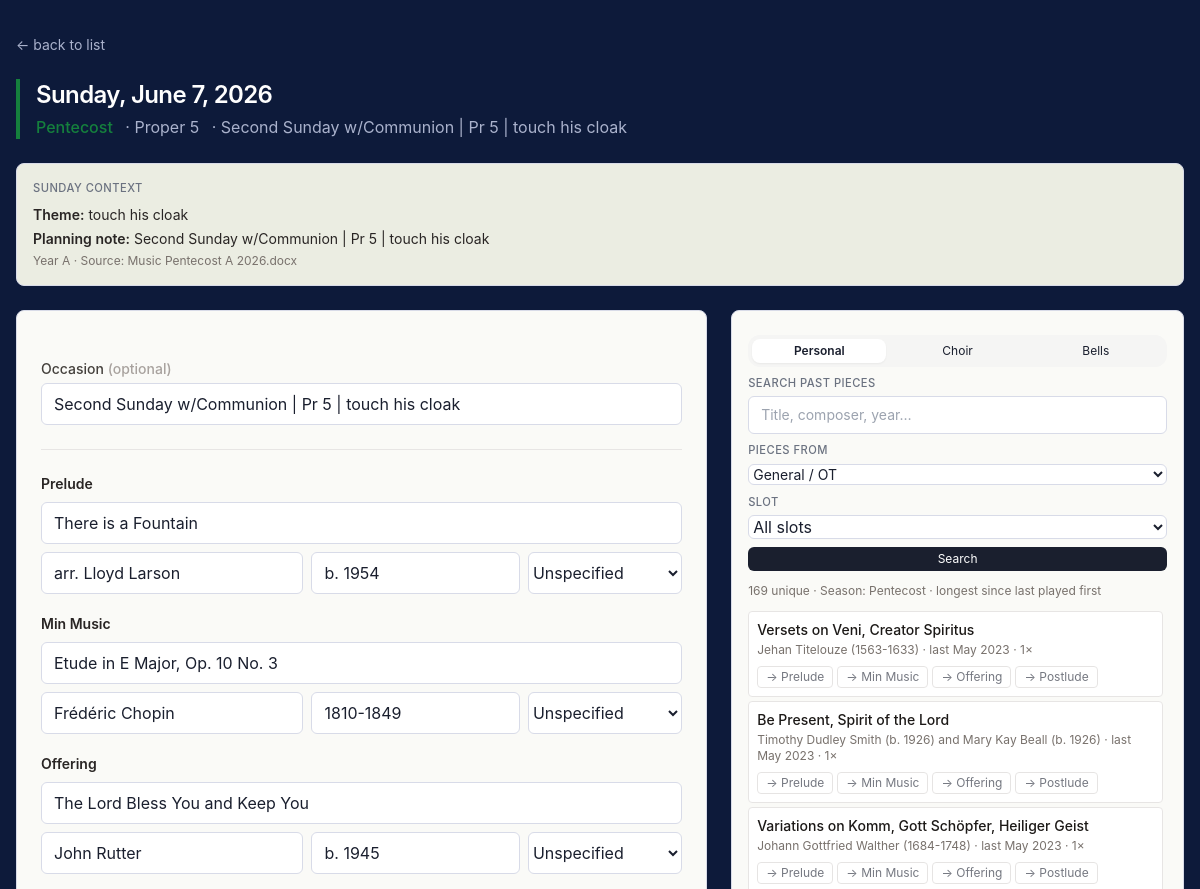
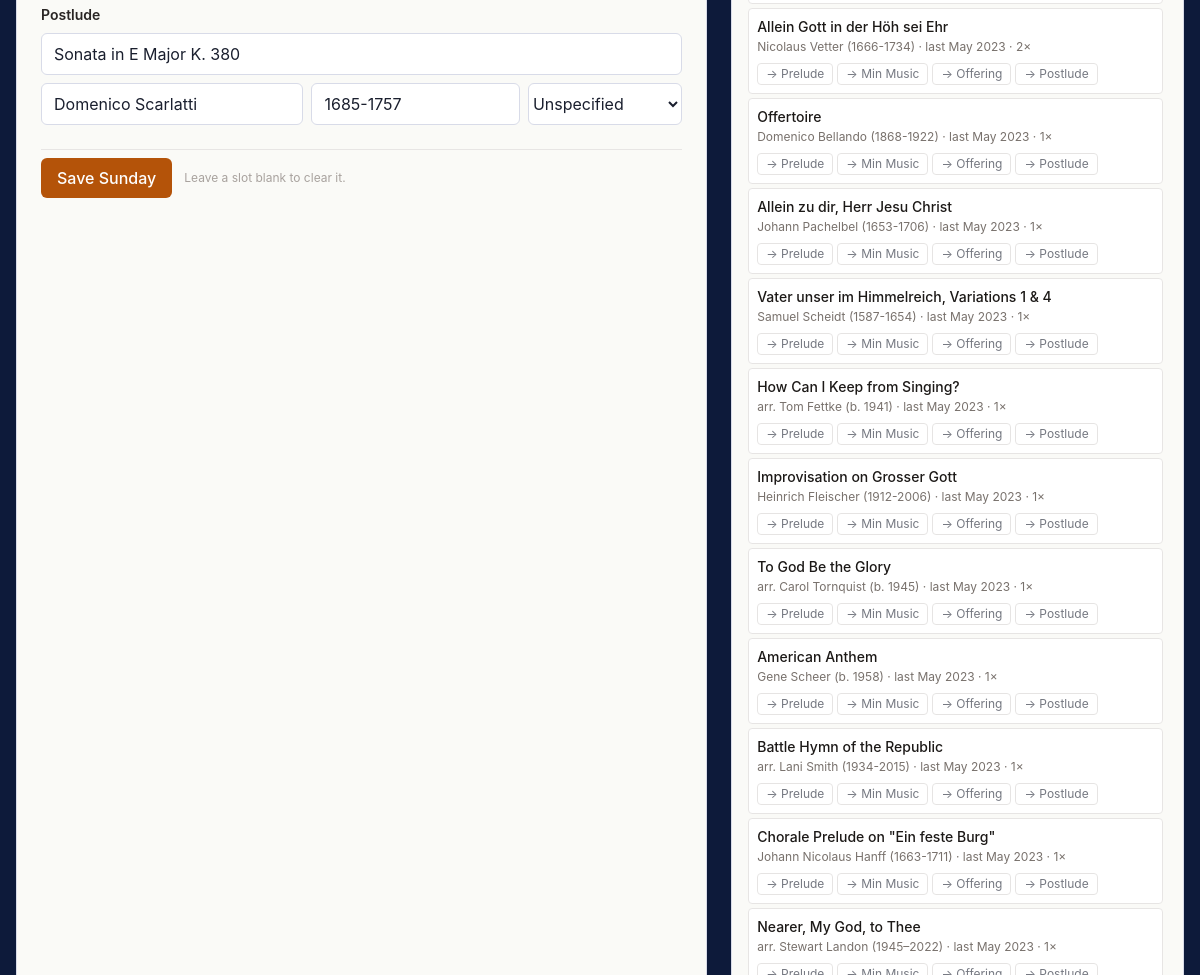
The app's page /plan/2026-06-07 with its own data (2 pictures, top to bottom).
### tables this page shows
CREATE TABLE pieces (
            id INTEGER PRIMARY KEY AUTOINCREMENT,
            season TEXT, lectionary_year TEXT, calendar_year INTEGER,
            date TEXT, occasion TEXT, slot TEXT, performer TEXT,
            chosen_by TEXT, title TEXT, composer TEXT, composer_dates TEXT,
            hymn_no TEXT, flag TEXT, source_file TEXT,
            status TEXT DEFAULT 'played'
        , library_only INTEGER DEFAULT 0);

### music_picker/routes.py (the view, shortened to what this page needs)
@bp.route('/plan/<iso>', methods=['GET', 'POST'])
def plan(iso):
    try:
        y, m, d = [int(x) for x in iso.split('-')]
        the_date = date_class(y, m, d)
    except (ValueError, TypeError):
        abort(404)
    date_str, year = iso_to_db_parts(iso)
    form_season = season_for_date(the_date)
    rows = get_db().execute("SELECT * FROM pieces WHERE calendar_year=? AND date=?", (year, date_str)).fetchall()
    slot_data = {s: {'title': '', 'composer': '', 'composer_dates': '', 'performer': 'Unspecified'} for s in SLOTS}
    hymns = []
    occasion = ''
    for r in rows:
        if is_library(r):
            continue
        if r['slot'] == 'Hymn':
            hymns.append({'title': r['title'], 'hymn_no': r['hymn_no']})
        elif r['slot'] in SLOTS and r['chosen_by'] == 'Michael':
            slot_data[r['slot']] = {'title': r['title'], 'composer': r['composer'],
                                    'composer_dates': r['composer_dates'], 'performer': r['performer'] or 'Unspecified'}
        if r['occasion'] and not occasion:
            occasion = r['occasion']
    filter_season_raw = request.args.get('filter_season')
    if filter_season_raw is None:
        filter_season = form_season
    elif filter_season_raw == '__all__':
        filter_season = ''
    else:
        filter_season = filter_season_raw
    filter_slot = request.args.get('filter_slot', '')
    filter_occasion = request.args.get('filter_occasion', '')
    sidebar_library = request.args.get('library', 'personal')
    if sidebar_library not in ('personal', 'choir', 'bells'):
        sidebar_library = 'personal'
    search_q = request.args.get('q', '').strip()
    show_all = request.args.get('all_past') == '1'
    limit = None if show_all else 25
    past_pieces, past_total = get_past_pieces_for_season(
        filter_season if filter_season else None,
        search_q=search_q,
        limit=limit,
        slot=filter_slot,
    )
    choir_rows = []
    bell_rows = []
    choir_total = 0
    bell_total = 0
    past_truncated = (not show_all) and past_total > 25
    occasion_options = [r[0] for r in get_db().execute("""
        SELECT DISTINCT occasion_filter
        FROM choir_library
        WHERE active=1
          AND occasion_filter IS NOT NULL
          AND occasion_filter != ''
        ORDER BY occasion_filter COLLATE NOCASE
    """).fetchall()]
    liturgical = liturgical_name(the_date)
    sunday_theme = get_theme_for_date(the_date, liturgical_name=liturgical, season=form_season)
    return render_template('plan.html', iso=iso, display_date=the_date.strftime('%A, %B %-d, %Y'),
        slot_data=slot_data, slot_names=SLOTS, hymns=hymns, occasion=occasion, form_season=form_season,
        seasons=SEASONS, performers=PERFORMERS, filter_season=filter_season,
        filter_slot=filter_slot, filter_occasion=filter_occasion, sidebar_library=sidebar_library, search_q=search_q,
        past_pieces=past_pieces, past_total=past_total, past_truncated=past_truncated,
        choir_rows=choir_rows, choir_total=choir_total, occasion_options=occasion_options,
        bell_rows=bell_rows, bell_total=bell_total,
        season_palette=season_palette, liturgical=liturgical, sunday_theme=sunday_theme)

### music_picker/templates/plan.html (shortened to what this page needs)
<!doctype html>
<html lang="en">
<head>
  <script src="https://cdn.tailwindcss.com"></script>
</head>
<body>
<div class="max-w-7xl mx-auto px-4 py-8">
  <a href="/" class="text-on-dark-muted hover:text-on-dark text-sm mb-6 inline-block">← back to list</a>
  {% set p = season_palette(form_season) %}
  <header class="mb-6 pl-4" style="border-left: 4px solid {{ p.accent }};">
    <h1 class="text-2xl font-semibold tracking-tight text-on-dark">{{ display_date }}</h1>
    <p class="mt-1">
      <span class="font-medium" style="color: {{ p.accent }};">{{ p.label }}</span>
      {% if liturgical %}<span class="ml-2 text-on-dark-muted">· {{ liturgical }}</span>{% endif %}
      {% if occasion %}<span class="ml-2 text-on-dark-muted">· {{ occasion }}</span>{% endif %}
    </p>
  </header>
  {% if sunday_theme %}
  <section class="card mb-6 p-4" style="background: var(--bg-card-subtle);">
    <h2 class="label-tiny mb-2">Sunday context</h2>
    <div class="text-sm text-stone-800 space-y-1">
      {% if sunday_theme.theme %}
      <p><span class="font-semibold">Theme:</span> {{ sunday_theme.theme }}</p>
      {% endif %}
      {% if sunday_theme.planning_note and sunday_theme.planning_note != sunday_theme.theme %}
      <p><span class="font-semibold">Planning note:</span> {{ sunday_theme.planning_note }}</p>
      {% endif %}
      <p class="text-xs text-stone-500">
        {% if sunday_theme.lectionary_year %}Year {{ sunday_theme.lectionary_year }}{% endif %}
        {% if sunday_theme.source %}{% if sunday_theme.lectionary_year %} · {% endif %}Source: {{ sunday_theme.source }}{% endif %}
      </p>
    </div>
  </section>
  {% endif %}
  <div class="grid grid-cols-1 lg:grid-cols-5 gap-6">
    <form method="post" class="card lg:col-span-3 space-y-6 p-6">
      <div>
        <label class="block text-sm font-medium text-stone-700 mb-1">Occasion <span class="text-stone-400">(optional)</span></label>
        <input type="text" name="occasion" value="{{ occasion or '' }}" class="w-full">
      </div>
      <div class="border-t border-stone-200 pt-6 space-y-5">
        {% for slot in slot_names %}
        <div>
          <label class="block text-sm font-semibold text-stone-800 mb-2">{{ slot }}</label>
          <div class="space-y-2">
            <input type="text" id="title_{{ slot }}" name="title_{{ slot }}" value="{{ slot_data[slot].title or '' }}" placeholder="Title" class="w-full">
            <div class="grid grid-cols-12 gap-2">
              <input type="text" id="composer_{{ slot }}" name="composer_{{ slot }}" value="{{ slot_data[slot].composer or '' }}" placeholder="Composer" class="col-span-5">
              <input type="text" id="composer_dates_{{ slot }}" name="composer_dates_{{ slot }}" value="{{ slot_data[slot].composer_dates or '' }}" placeholder="Dates, e.g. 1685-1750" class="col-span-4">
              <select name="performer_{{ slot }}" class="col-span-3">
                {% for pf in performers %}<option value="{{ pf }}" {% if pf == slot_data[slot].performer %}selected{% endif %}>{{ pf }}</option>{% endfor %}
              </select>
            </div>
          </div>
        </div>
        {% endfor %}
      </div>
      <div class="pt-2 border-t border-stone-200 flex items-center gap-3">
        <button type="submit" class="btn-primary">Save Sunday</button>
        <p class="text-xs text-stone-400">Leave a slot blank to clear it.</p>
      </div>
    </form>
    <aside class="lg:col-span-2">
      <div class="lg:sticky lg:top-4 card p-4">
        <form id="sidebar-form" method="get" class="mb-3 space-y-2">
          <div id="sidebar-library-tabs" class="grid grid-cols-3 gap-1 rounded-xl bg-stone-100 p-1">
            <button type="button" data-library-tab="personal" class="library-tab rounded-lg px-2 py-1 text-xs {% if sidebar_library == 'personal' %}bg-white shadow-sm font-semibold{% endif %}">Personal</button>
            <button type="button" data-library-tab="choir" class="library-tab rounded-lg px-2 py-1 text-xs {% if sidebar_library == 'choir' %}bg-white shadow-sm font-semibold{% endif %}">Choir</button>
            <button type="button" data-library-tab="bells" class="library-tab rounded-lg px-2 py-1 text-xs {% if sidebar_library == 'bells' %}bg-white shadow-sm font-semibold{% endif %}">Bells</button>
          </div>
          <div>
            <label class="label-tiny block mb-1">Search past pieces</label>
            <input type="text" name="q" value="{{ search_q or '' }}" placeholder="Title, composer, year…" class="text-sm w-full">
          </div>
          <div>
            <label class="label-tiny block mb-1">Pieces from</label>
            <select name="filter_season" class="text-sm w-full">
              {% for s in seasons %}
                <option value="{{ s }}" {% if s == filter_season %}selected{% endif %}>
                  {% if s == 'Pentecost' %}General / OT{% else %}{{ s }}{% endif %}
                </option>
              {% endfor %}
            </select>
          </div>
          <div>
            <label class="label-tiny block mb-1">Slot</label>
            <select name="filter_slot" class="w-full">
              <option value="">All slots</option>
            </select>
          </div>
          <div class="flex gap-2">
            <button type="submit" class="btn-dark flex-1 text-xs py-1">Search</button>
          </div>
        </form>
        <p id="sidebar-count" class="text-xs text-stone-500 mb-3">
          {% if sidebar_library == 'choir' %}
            {{ choir_total }} choir pieces{% if search_q %} · matching "{{ search_q }}"{% endif %}{% if filter_occasion %} · Occasion: {{ filter_occasion }}{% endif %}
          {% elif sidebar_library == 'bells' %}
            {{ bell_total }} bell pieces{% if search_q %} · matching "{{ search_q }}"{% endif %}
          {% else %}
            {{ past_total }} unique
            {% if filter_season %} · Season: {{ filter_season }}{% else %} · All seasons{% endif %}
            · longest since last played first
          {% endif %}
        </p>
        <div id="past-list" class="space-y-1 max-h-[70vh] overflow-y-auto pr-1">
          {% if sidebar_library == 'choir' %}
            {% for p in choir_rows %}
            <div class="text-sm border border-stone-200 rounded p-2 group bg-white"
                 data-title="{{ p.title }}"
                 data-composer="{{ p.composer }}"
                 data-dates=""
                 data-ensemble="Chancel Choir">
              <div class="font-medium text-stone-900">{{ p.title }}</div>
              <div class="text-xs text-stone-500 mt-0.5">
                {{ p.composer or '—' }}
                {% if p.voicing %} · {{ p.voicing }}{% endif %}
                {% if p.season_filter %}
                  · {% if p.season_filter == 'Pentecost' %}General / OT{% else %}{{ p.season_filter }}{% endif %}
                {% endif %}
                {% if p.occasion_filter %} · {{ p.occasion_filter }}{% elif p.season and p.season != p.season_filter %} · {{ p.season }}{% endif %}
              </div>
              <div class="text-xs text-stone-400">
                {% if p.style %}{{ p.style }}{% endif %}
                {% if p.copies %} · Copies: {{ p.copies }}{% endif %}
              </div>
              <div class="flex flex-wrap gap-1 mt-2 opacity-60 group-hover:opacity-100 transition">
                {% for slot in slot_names %}
                  <button type="button" class="fill-btn text-xs px-2 py-0.5 rounded border border-stone-300 hover:border-amber-400 hover:text-amber-800" data-target="{{ slot }}">→ {{ slot }}</button>
                {% endfor %}
              </div>
            </div>
            {% endfor %}
            {% if not choir_rows %}<p class="text-sm text-stone-400 text-center py-6">No choir matches.</p>{% endif %}
          {% else %}
            {% for p in past_pieces %}
            <div class="text-sm border border-stone-200 rounded p-2 group" style="background: #fff;"
                 data-title="{{ p.title }}"
                 data-composer="{{ p.composer }}"
                 data-dates="{{ p.composer_dates }}"
                 data-ensemble="Michael">
              <div class="font-medium text-stone-900">
                {{ p.title }}
              </div>
              <div class="text-xs text-stone-500 mt-0.5">
                {{ p.composer or '—' }}{% if p.composer_dates %} ({{ p.composer_dates }}){% endif %}
                · {% if p.library %}<span class="italic">never played</span>
                  {% elif p.scheduled_only %}<span class="italic" style="color: var(--accent-action);">scheduled for {{ p.next_scheduled_str }}</span>
                  {% else %}last {{ p.last_played_str or 'unknown' }} · {{ p.times }}×
                  {% endif %}
              </div>
              <div class="flex flex-wrap gap-1 mt-2 opacity-60 group-hover:opacity-100 transition">
                {% for slot in slot_names %}
                  <button type="button" class="fill-btn text-xs px-2 py-0.5 rounded border border-stone-300 hover:border-amber-400 hover:text-amber-800" data-target="{{ slot }}">→ {{ slot }}</button>
                {% endfor %}
              </div>
            </div>
            {% endfor %}
          {% endif %}
        </div>
        </div>
      </div>
  </div>
</body>
</html>

### records on screen
pieces: occasion "Second Sunday w/Communion | Pr 5 | touch his cloak", title "There is a Fountain", composer "arr. Lloyd Larson", composer_dates "b. 1954", performer "Unspecified"
pieces: title "Etude in E Major, Op. 10 No. 3", composer "Frédéric Chopin", composer_dates "1810-1849", performer "Unspecified"
pieces: title "The Lord Bless You and Keep You", composer "John Rutter", composer_dates "b. 1945", performer "Unspecified"
pieces: title "Sonata in E Major K. 380", composer "Domenico Scarlatti", composer_dates "1685-1757", performer "Unspecified"
pieces: title "Versets on Veni, Creator Spiritus", composer "Jehan Titelouze", composer_dates "1563-1633", last_played_str "May 2023", times "1", slot_names "Prelude" "Min Music" "Offering" "Postlude"
pieces: title "Be Present, Spirit of the Lord", composer "Timothy Dudley Smith (b. 1926) and Mary Kay Beall", composer_dates "b. 1926", last_played_str "May 2023", times "1", slot_names "Prelude" "Min Music" "Offering" "Postlude"
pieces: title "Variations on Komm, Gott Schöpfer, Heiliger Geist", composer "Johann Gottfried Walther", composer_dates "1684-1748", last_played_str "May 2023", times "1", slot_names "Prelude" "Min Music" "Offering" "Postlude"
pieces: title "Allein Gott in der Höh sei Ehr", composer "Nicolaus Vetter", composer_dates "1666-1734", last_played_str "May 2023", times "2", slot_names "Prelude" "Min Music" "Offering" "Postlude"
pieces: title "Offertoire", composer "Domenico Bellando", composer_dates "1868-1922", last_played_str "May 2023", times "1", slot_names "Prelude" "Min Music" "Offering" "Postlude"
pieces: title "Allein zu dir, Herr Jesu Christ", composer "Johann Pachelbel", composer_dates "1653-1706", last_played_str "May 2023", times "1", slot_names "Prelude" "Min Music" "Offering" "Postlude"
pieces: title "Vater unser im Himmelreich, Variations 1 & 4", composer "Samuel Scheidt", composer_dates "1587-1654", last_played_str "May 2023", times "1", slot_names "Prelude" "Min Music" "Offering" "Postlude"
pieces: title "How Can I Keep from Singing?", composer "arr. Tom Fettke", composer_dates "b. 1941", last_played_str "May 2023", times "1", slot_names "Prelude" "Min Music" "Offering" "Postlude"
pieces: title "Improvisation on Grosser Gott", composer "Heinrich Fleischer", composer_dates "1912-2006", last_played_str "May 2023", times "1", slot_names "Prelude" "Min Music" "Offering" "Postlude"
pieces: title "To God Be the Glory", composer "arr. Carol Tornquist", composer_dates "b. 1945", last_played_str "May 2023", times "1", slot_names "Prelude" "Min Music" "Offering" "Postlude"
pieces: title "American Anthem", composer "Gene Scheer", composer_dates "b. 1958", last_played_str "May 2023", times "1", slot_names "Prelude" "Min Music" "Offering" "Postlude"
pieces: title "Battle Hymn of the Republic", composer "arr. Lani Smith", composer_dates "1934-2015", last_played_str "May 2023", times "1", slot_names "Prelude" "Min Music" "Offering" "Postlude"
pieces: title "Chorale Prelude on \"Ein feste Burg\"", composer "Johann Nicolaus Hanff", composer_dates "1663-1711", last_played_str "May 2023", times "1", slot_names "Prelude" "Min Music" "Offering" "Postlude"
pieces: title "Nearer, My God, to Thee", composer "arr. Stewart Landon", composer_dates "1945–2022", last_played_str "May 2023", times "1"

### other values on screen
{{ display_date }} "Sunday, June 7, 2026"
{{ p.label }} "Pentecost"
{{ liturgical }} "Proper 5"
{{ sunday_theme.theme }} "touch his cloak"
{{ sunday_theme.planning_note }} "Second Sunday w/Communion | Pr 5 | touch his cloak"
{{ sunday_theme.lectionary_year }} "A"
{{ sunday_theme.source }} "Music Pentecost A 2026.docx"
{{ slot }} "Prelude" "Min Music" "Offering" "Postlude"
{{ past_total }} "169"
{{ filter_season }} "Pentecost"
